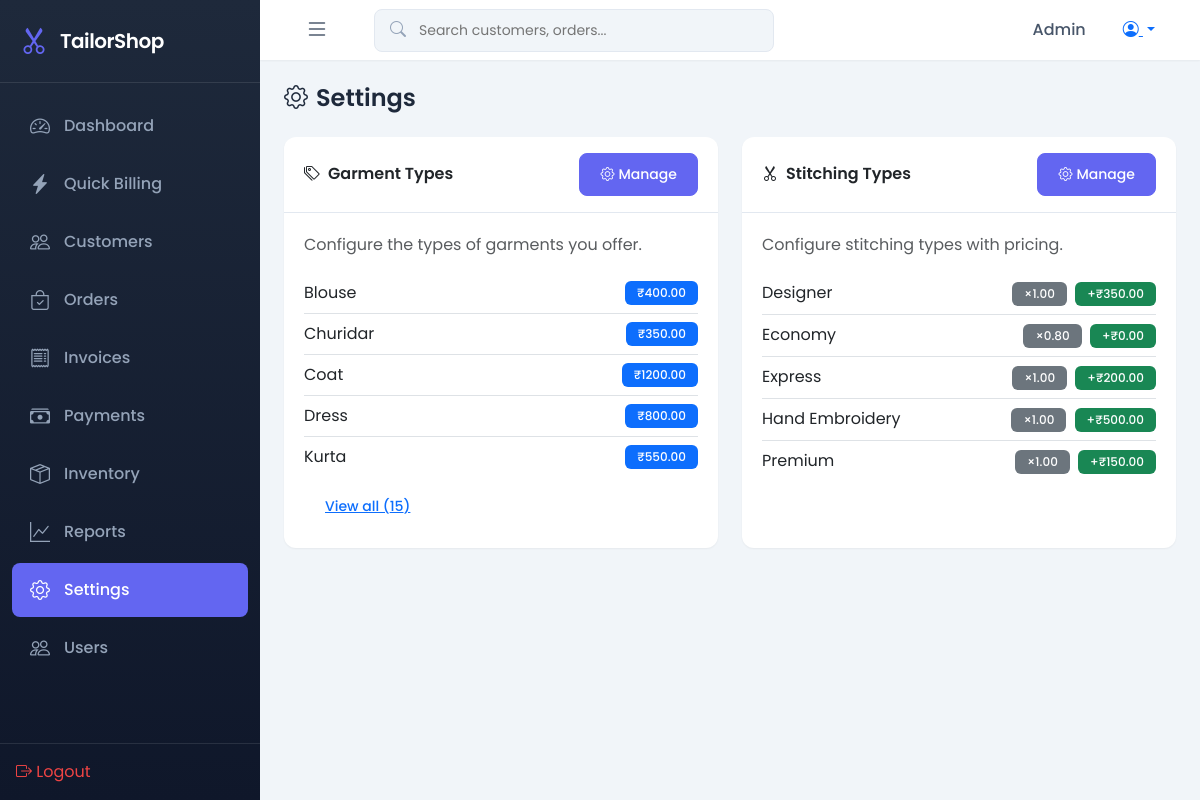
Page /settings/ (signed in) on the committed database.
### shop/models.py (models this page shows, shortened)
class GarmentType(models.Model):
    name = models.CharField(max_length=50, unique=True)
    description = models.TextField(blank=True)
    base_price = models.DecimalField(max_digits=10, decimal_places=2, default=0)
    is_active = models.BooleanField(default=True)
    class Meta:
        ordering = ['name']

class StitchingType(models.Model):
    name = models.CharField(max_length=50, unique=True)
    description = models.TextField(blank=True)
    price_multiplier = models.DecimalField(max_digits=4, decimal_places=2, default=1.0)
    extra_charge = models.DecimalField(max_digits=10, decimal_places=2, default=0)
    is_active = models.BooleanField(default=True)
    class Meta:
        ordering = ['name']

### shop/views.py (the view)
# urls.py: path('settings/', views.settings_view, name='settings'),
@login_required
def settings_view(request):
    garment_types = GarmentType.objects.all()
    stitching_types = StitchingType.objects.all()
    return render(request, 'shop/settings.html', {
        'garment_types': garment_types,
        'stitching_types': stitching_types
    })

### templates/shop/settings.html (shortened to what this page needs)
{% extends 'base.html' %}
{% block content %}
<div class="page-header">
    <h1><i class="bi bi-gear me-2"></i>Settings</h1>
</div>
<div class="row g-4">
    <div class="col-lg-6">
        <div class="card h-100">
            <div class="card-header d-flex justify-content-between align-items-center">
                <span><i class="bi bi-tags me-2"></i>Garment Types</span>
                <a href="{% url 'garment_types' %}" class="btn btn-sm btn-primary">
                    <i class="bi bi-gear me-1"></i>Manage
                </a>
            </div>
            <div class="card-body">
                <p class="text-muted">Configure the types of garments you offer.</p>
                <div class="list-group list-group-flush">
                    {% for gt in garment_types|slice:":5" %}
                    <div class="list-group-item d-flex justify-content-between align-items-center px-0">
                        <span>{{ gt.name }}</span>
                        <span class="badge bg-primary">₹{{ gt.base_price }}</span>
                    </div>
                    {% empty %}
                    <p class="text-muted">No garment types configured</p>
                    {% endfor %}
                </div>
                {% if garment_types|length > 5 %}
                <a href="{% url 'garment_types' %}" class="btn btn-sm btn-link mt-2">View all ({{ garment_types|length }})</a>
                {% endif %}
            </div>
        </div>
    </div>
    <div class="col-lg-6">
        <div class="card h-100">
            <div class="card-header d-flex justify-content-between align-items-center">
                <span><i class="bi bi-scissors me-2"></i>Stitching Types</span>
                <a href="{% url 'stitching_types' %}" class="btn btn-sm btn-primary">
                    <i class="bi bi-gear me-1"></i>Manage
                </a>
            </div>
            <div class="card-body">
                <p class="text-muted">Configure stitching types with pricing.</p>
                <div class="list-group list-group-flush">
                    {% for st in stitching_types|slice:":5" %}
                    <div class="list-group-item d-flex justify-content-between align-items-center px-0">
                        <span>{{ st.name }}</span>
                        <span>
                            <span class="badge bg-secondary me-1">×{{ st.price_multiplier }}</span>
                            <span class="badge bg-success">+₹{{ st.extra_charge }}</span>
                        </span>
                    </div>
                    {% empty %}
                    <p class="text-muted">No stitching types configured</p>
                    {% endfor %}
                </div>
            </div>
        </div>
    </div>
</div>
{% endblock %}

### templates/base.html (shortened to what this page needs)
{% load static %}
<!DOCTYPE html>
<html lang="en">
<head>
    <link href="https://cdn.jsdelivr.net/npm/bootstrap@5.3.2/dist/css/bootstrap.min.css" rel="stylesheet">
    <link href="https://cdn.jsdelivr.net/npm/bootstrap-icons@1.11.1/font/bootstrap-icons.css" rel="stylesheet">
    <link href="{% static 'css/style.css' %}" rel="stylesheet">
</head>
<body>
    {% if user.is_authenticated %}
    <nav class="sidebar" id="sidebar">
        <div class="sidebar-header">
            <i class="bi bi-scissors"></i>
            <span class="brand-text">TailorShop</span>
        </div>
        <ul class="sidebar-nav">
            <li class="nav-item">
                <a href="{% url 'dashboard' %}" class="nav-link {% if request.resolver_match.url_name == 'dashboard' %}active{% endif %}">
                    <i class="bi bi-speedometer2"></i>
                    <span>Dashboard</span>
                </a>
            </li>
            <li class="nav-item">
                <a href="{% url 'quick_billing' %}" class="nav-link {% if 'billing' in request.resolver_match.url_name %}active{% endif %}">
                    <i class="bi bi-lightning-charge-fill"></i>
                    <span>Quick Billing</span>
                </a>
            </li>
            <li class="nav-item">
                <a href="{% url 'customer_list' %}" class="nav-link {% if 'customer' in request.resolver_match.url_name %}active{% endif %}">
                    <i class="bi bi-people"></i>
                    <span>Customers</span>
                </a>
            </li>
            <li class="nav-item">
                <a href="{% url 'order_list' %}" class="nav-link {% if 'order' in request.resolver_match.url_name %}active{% endif %}">
                    <i class="bi bi-bag-check"></i>
                    <span>Orders</span>
                </a>
            </li>
            <li class="nav-item">
                <a href="{% url 'invoice_list' %}" class="nav-link {% if 'invoice' in request.resolver_match.url_name %}active{% endif %}">
                    <i class="bi bi-receipt"></i>
                    <span>Invoices</span>
                </a>
            </li>
            <li class="nav-item">
                <a href="{% url 'payment_list' %}" class="nav-link {% if 'payment' in request.resolver_match.url_name %}active{% endif %}">
                    <i class="bi bi-cash-stack"></i>
                    <span>Payments</span>
                </a>
            </li>
            <li class="nav-item">
                <a href="{% url 'inventory_list' %}" class="nav-link {% if 'inventory' in request.resolver_match.url_name %}active{% endif %}">
                    <i class="bi bi-box-seam"></i>
                    <span>Inventory</span>
                </a>
            </li>
            <li class="nav-item">
                <a href="{% url 'reports' %}" class="nav-link {% if 'report' in request.resolver_match.url_name %}active{% endif %}">
                    <i class="bi bi-graph-up"></i>
                    <span>Reports</span>
                </a>
            </li>
            <li class="nav-item">
                <a href="{% url 'settings' %}" class="nav-link {% if 'settings' in request.resolver_match.url_name %}active{% endif %}">
                    <i class="bi bi-gear"></i>
                    <span>Settings</span>
                </a>
            </li>
            {% if user.is_superuser %}
            <li class="nav-item">
                <a href="{% url 'user_list' %}" class="nav-link {% if 'user' in request.resolver_match.url_name %}active{% endif %}">
                    <i class="bi bi-people"></i>
                    <span>Users</span>
                </a>
            </li>
            {% endif %}
        </ul>
        <div class="sidebar-footer">
            <a href="{% url 'logout' %}" class="nav-link text-danger">
                <i class="bi bi-box-arrow-right"></i>
                <span>Logout</span>
            </a>
        </div>
    </nav>
    <main class="main-content">
        <nav class="top-navbar">
            <button class="btn btn-link sidebar-toggle" id="sidebarToggle">
                <i class="bi bi-list"></i>
            </button>
            <div class="search-box d-none d-md-block">
                <i class="bi bi-search"></i>
                <input type="text" placeholder="Search customers, orders..." id="globalSearch">
            </div>
            <div class="navbar-actions">
                <span class="user-name">{{ user.first_name|default:user.username }}</span>
                <div class="dropdown">
                    <button class="btn btn-link dropdown-toggle" data-bs-toggle="dropdown">
                        <i class="bi bi-person-circle"></i>
                    </button>
                </div>
            </div>
        </nav>
        <div class="page-content">
            {% block content %}{% endblock %}
        </div>
    </main>
    {% else %}
    {% block auth_content %}{% endblock %}
    {% endif %}
</body>
</html>

### static/css/style.css (style rules this page uses)
:root { --primary-color: #6366f1; --primary-dark: #4f46e5; --secondary-color: #0ea5e9; --success-color: #10b981; --warning-color: #f59e0b; --danger-color: #ef4444; --dark-color: #1e293b; --light-color: #f8fafc; --gray-100: #f1f5f9; --gray-200: #e2e8f0; --gray-300: #cbd5e1; --gray-400: #94a3b8; --gray-500: #64748b; --gray-600: #475569; --sidebar-width: 260px; --sidebar-collapsed: 70px; --topbar-height: 60px; --border-radius: 12px; --shadow-sm: 0 1px 2px rgba(0, 0, 0, 0.05); --shadow: 0 4px 6px -1px rgba(0, 0, 0, 0.1); --shadow-lg: 0 10px 15px -3px rgba(0, 0, 0, 0.1); }
* { margin: 0; padding: 0; box-sizing: border-box; }
body { font-family: 'Poppins', sans-serif; background-color: var(--gray-100); color: var(--dark-color); overflow-x: hidden; }
.sidebar { position: fixed; left: 0; top: 0; width: var(--sidebar-width); height: 100vh; background: linear-gradient(180deg, var(--dark-color) 0%, #0f172a 100%); color: white; z-index: 1000; transition: all 0.3s ease; display: flex; flex-direction: column; }
.sidebar-header { padding: 20px; display: flex; align-items: center; gap: 12px; border-bottom: 1px solid rgba(255, 255, 255, 0.1); }
.sidebar-header i { font-size: 28px; color: var(--primary-color); }
.sidebar-header .brand-text { font-size: 20px; font-weight: 600; letter-spacing: -0.5px; }
.sidebar-nav { list-style: none; padding: 16px 12px; flex: 1; overflow-y: auto; }
.sidebar-nav .nav-item { margin-bottom: 4px; }
.sidebar-nav .nav-link { display: flex; align-items: center; gap: 12px; padding: 12px 16px; color: var(--gray-400); text-decoration: none; border-radius: 8px; transition: all 0.2s ease; font-weight: 500; }
.sidebar-nav .nav-link.active { background: var(--primary-color); color: white; }
.sidebar-nav .nav-link i { font-size: 20px; width: 24px; text-align: center; }
.sidebar-footer { padding: 16px; border-top: 1px solid rgba(255, 255, 255, 0.1); }
.main-content { margin-left: var(--sidebar-width); min-height: 100vh; transition: margin-left 0.3s ease; }
.top-navbar { height: var(--topbar-height); background: white; display: flex; align-items: center; padding: 0 24px; box-shadow: var(--shadow-sm); position: sticky; top: 0; z-index: 100; }
.sidebar-toggle { font-size: 24px; color: var(--gray-600); padding: 8px; }
.search-box { position: relative; margin-left: 24px; flex: 1; max-width: 400px; }
.search-box i { position: absolute; left: 16px; top: 50%; transform: translateY(-50%); color: var(--gray-400); }
.search-box input { width: 100%; padding: 10px 16px 10px 44px; border: 1px solid var(--gray-200); border-radius: 8px; background: var(--gray-100); font-size: 14px; transition: all 0.2s ease; }
.navbar-actions { margin-left: auto; display: flex; align-items: center; gap: 16px; }
.user-name { font-weight: 500; color: var(--gray-600); }
.page-content { padding: 24px; }
.card { background: white; border: none; border-radius: var(--border-radius); box-shadow: var(--shadow-sm); }
.card-header { background: transparent; border-bottom: 1px solid var(--gray-200); padding: 16px 20px; font-weight: 600; }
.card-body { padding: 20px; }
.badge { padding: 6px 12px; border-radius: 6px; font-weight: 500; font-size: 12px; }
.btn { padding: 10px 20px; border-radius: 8px; font-weight: 500; transition: all 0.2s ease; }
.btn-primary { background: var(--primary-color); border-color: var(--primary-color); }
.page-header { display: flex; align-items: center; justify-content: space-between; margin-bottom: 24px; }
.page-header h1 { font-size: 24px; font-weight: 600; color: var(--dark-color); margin: 0; }
.text-danger { color: var(--danger-color) !important; }

### rows in the picture
GarmentType: name "Blouse", base_price "400.00"
GarmentType: name "Churidar", base_price "350.00"
GarmentType: name "Coat", base_price "1200.00"
GarmentType: name "Dress", base_price "800.00"
GarmentType: name "Kurta", base_price "550.00"
StitchingType: name "Designer", price_multiplier "1.00", extra_charge "350.00"
StitchingType: name "Economy", price_multiplier "0.80", extra_charge "0.00"
StitchingType: name "Express", price_multiplier "1.00", extra_charge "200.00"
StitchingType: name "Hand Embroidery", price_multiplier "1.00", extra_charge "500.00"
StitchingType: name "Premium", price_multiplier "1.00", extra_charge "150.00"

### other values in the picture
{{ user.first_name|default:user.username }} "Admin"
{{ garment_types|length }} "15"
